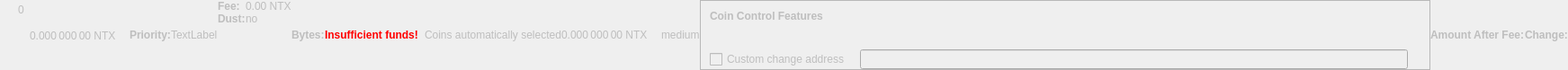
    <widget class="QWidget" name="dummyHideWidget" native="true">
     <property name="enabled">
      <bool>false</bool>
     </property>
     <property name="maximumSize">
      <size>
       <width>100</width>
       <height>22</height>
      </size>
     </property>
     <layout class="QHBoxLayout" name="dummyHideLayout">
      <property name="spacing">
       <number>0</number>
      </property>
      <property name="leftMargin">
       <number>0</number>
      </property>
      <property name="topMargin">
       <number>0</number>
      </property>
      <property name="rightMargin">
       <number>0</number>
      </property>
      <property name="bottomMargin">
       <number>0</number>
      </property>
      <item>
       <layout class="QFormLayout" name="formLayoutCoinControl1">
        <property name="horizontalSpacing">
         <number>10</number>
        </property>
        <property name="verticalSpacing">
         <number>14</number>
        </property>
        <property name="leftMargin">
         <number>10</number>
        </property>
        <property name="topMargin">
         <number>4</number>
        </property>
        <property name="rightMargin">
         <number>6</number>
        </property>
        <item row="0" column="1">
         <widget class="QLabel" name="labelCoinControlBytes">
          <property name="cursor">
           <cursorShape>IBeamCursor</cursorShape>
          </property>
          <property name="contextMenuPolicy">
           <enum>Qt::ActionsContextMenu</enum>
          </property>
          <property name="text">
           <string notr="true">0</string>
          </property>
          <property name="textInteractionFlags">
           <set>Qt::LinksAccessibleByMouse|Qt::TextSelectableByKeyboard|Qt::TextSelectableByMouse</set>
          </property>
         </widget>
        </item>
       </layout>
      </item>
      <item>
       <widget class="QLabel" name="labelCoinControlAfterFee">
        <property name="enabled">
         <bool>false</bool>
        </property>
        <property name="sizePolicy">
         <sizepolicy hsizetype="Fixed" vsizetype="Fixed">
          <horstretch>0</horstretch>
          <verstretch>0</verstretch>
         </sizepolicy>
        </property>
        <property name="minimumSize">
         <size>
          <width>111</width>
          <height>12</height>
         </size>
        </property>
        <property name="maximumSize">
         <size>
          <width>111</width>
          <height>12</height>
         </size>
        </property>
        <property name="cursor">
         <cursorShape>IBeamCursor</cursorShape>
        </property>
        <property name="contextMenuPolicy">
         <enum>Qt::ActionsContextMenu</enum>
        </property>
        <property name="text">
         <string notr="true">0.000 000 00 NTX</string>
        </property>
        <property name="textInteractionFlags">
         <set>Qt::LinksAccessibleByMouse|Qt::TextSelectableByKeyboard|Qt::TextSelectableByMouse</set>
        </property>
       </widget>
      </item>
      <item>
       <widget class="QLabel" name="labelCoinControlPriorityText">
        <property name="enabled">
         <bool>false</bool>
        </property>
        <property name="font">
         <font>
          <weight>75</weight>
          <bold>true</bold>
         </font>
        </property>
        <property name="text">
         <string>Priority:</string>
        </property>
       </widget>
      </item>
      <item>
       <layout class="QHBoxLayout" name="horizontalLayout">
        <item>
         <widget class="QLabel" name="WarningLabel">
          <property name="text">
           <string>TextLabel</string>
          </property>
         </widget>
        </item>
       </layout>
      </item>
      <item>
       <layout class="QFormLayout" name="formLayoutCoinControl3">
        <property name="horizontalSpacing">
         <number>0</number>
        </property>
        <property name="verticalSpacing">
         <number>0</number>
        </property>
        <property name="leftMargin">
         <number>0</number>
        </property>
        <property name="topMargin">
         <number>0</number>
        </property>
        <property name="rightMargin">
         <number>0</number>
        </property>
        <item row="0" column="0">
         <widget class="QLabel" name="labelCoinControlFeeText">
          <property name="enabled">
           <bool>false</bool>
          </property>
          <property name="font">
           <font>
            <weight>75</weight>
            <bold>true</bold>
           </font>
          </property>
          <property name="text">
           <string>Fee:</string>
          </property>
          <property name="margin">
           <number>0</number>
          </property>
         </widget>
        </item>
        <item row="0" column="1">
         <widget class="QLabel" name="labelCoinControlFee">
          <property name="enabled">
           <bool>false</bool>
          </property>
          <property name="cursor">
           <cursorShape>IBeamCursor</cursorShape>
          </property>
          <property name="contextMenuPolicy">
           <enum>Qt::ActionsContextMenu</enum>
          </property>
          <property name="text">
           <string notr="true">0.00 NTX</string>
          </property>
          <property name="textInteractionFlags">
           <set>Qt::LinksAccessibleByMouse|Qt::TextSelectableByKeyboard|Qt::TextSelectableByMouse</set>
          </property>
         </widget>
        </item>
        <item row="1" column="0">
         <widget class="QLabel" name="labelCoinControlLowOutputText">
          <property name="enabled">
           <bool>false</bool>
          </property>
          <property name="font">
           <font>
            <weight>75</weight>
            <bold>true</bold>
           </font>
          </property>
          <property name="text">
           <string>Dust:</string>
          </property>
         </widget>
        </item>
        <item row="1" column="1">
         <widget class="QLabel" name="labelCoinControlLowOutput">
          <property name="enabled">
           <bool>false</bool>
          </property>
          <property name="cursor">
           <cursorShape>IBeamCursor</cursorShape>
          </property>
          <property name="contextMenuPolicy">
           <enum>Qt::ActionsContextMenu</enum>
          </property>
          <property name="text">
           <string>no</string>
          </property>
          <property name="textInteractionFlags">
           <set>Qt::LinksAccessibleByMouse|Qt::TextSelectableByKeyboard|Qt::TextSelectableByMouse</set>
          </property>
         </widget>
        </item>
       </layout>
      </item>
      <item>
       <widget class="QLabel" name="labelCoinControlBytesText">
        <property name="enabled">
         <bool>false</bool>
        </property>
        <property name="font">
         <font>
          <weight>75</weight>
          <bold>true</bold>
         </font>
        </property>
        <property name="text">
         <string>Bytes:</string>
        </property>
       </widget>
      </item>
      <item>
       <layout class="QFormLayout" name="formLayoutCoinControl2">
        <property name="horizontalSpacing">
         <number>0</number>
        </property>
        <property name="verticalSpacing">
         <number>0</number>
        </property>
        <property name="leftMargin">
         <number>0</number>
        </property>
        <property name="topMargin">
         <number>0</number>
        </property>
        <property name="rightMargin">
         <number>0</number>
        </property>
       </layout>
      </item>
      <item>
       <layout class="QHBoxLayout" name="horizontalLayoutCoinControl2">
        <property name="spacing">
         <number>0</number>
        </property>
        <property name="bottomMargin">
         <number>0</number>
        </property>
       </layout>
      </item>
      <item>
       <widget class="QLabel" name="labelCoinControlInsuffFunds">
        <property name="enabled">
         <bool>false</bool>
        </property>
        <property name="minimumSize">
         <size>
          <width>0</width>
          <height>0</height>
         </size>
        </property>
        <property name="font">
         <font>
          <weight>75</weight>
          <bold>true</bold>
         </font>
        </property>
        <property name="styleSheet">
         <string notr="true">color:red;font-weight:bold;</string>
        </property>
        <property name="text">
         <string>Insufficient funds!</string>
        </property>
        <property name="margin">
         <number>5</number>
        </property>
       </widget>
      </item>
      <item>
       <layout class="QFormLayout" name="formLayoutCoinControl4">
        <property name="horizontalSpacing">
         <number>0</number>
        </property>
        <property name="verticalSpacing">
         <number>0</number>
        </property>
        <property name="leftMargin">
         <number>0</number>
        </property>
        <property name="topMargin">
         <number>0</number>
        </property>
        <property name="rightMargin">
         <number>0</number>
        </property>
       </layout>
      </item>
      <item>
       <widget class="QLabel" name="labelCoinControlChangeLabel">
        <property name="enabled">
         <bool>false</bool>
        </property>
        <property name="sizePolicy">
         <sizepolicy hsizetype="Preferred" vsizetype="Expanding">
          <horstretch>0</horstretch>
          <verstretch>0</verstretch>
         </sizepolicy>
        </property>
        <property name="minimumSize">
         <size>
          <width>0</width>
          <height>0</height>
         </size>
        </property>
        <property name="text">
         <string/>
        </property>
        <property name="margin">
         <number>3</number>
        </property>
       </widget>
      </item>
      <item>
       <widget class="QLabel" name="labelCoinControlAutomaticallySelected">
        <property name="enabled">
         <bool>false</bool>
        </property>
        <property name="sizePolicy">
         <sizepolicy hsizetype="Fixed" vsizetype="Fixed">
          <horstretch>0</horstretch>
          <verstretch>0</verstretch>
         </sizepolicy>
        </property>
        <property name="minimumSize">
         <size>
          <width>0</width>
          <height>0</height>
         </size>
        </property>
        <property name="maximumSize">
         <size>
          <width>240</width>
          <height>16777215</height>
         </size>
        </property>
        <property name="text">
         <string>Coins automatically selected</string>
        </property>
        <property name="margin">
         <number>5</number>
        </property>
       </widget>
      </item>
      <item>
       <widget class="QLabel" name="labelCoinControlChange">
        <property name="enabled">
         <bool>false</bool>
        </property>
        <property name="sizePolicy">
         <sizepolicy hsizetype="Fixed" vsizetype="Fixed">
          <horstretch>0</horstretch>
          <verstretch>0</verstretch>
         </sizepolicy>
        </property>
        <property name="minimumSize">
         <size>
          <width>111</width>
          <height>0</height>
         </size>
        </property>
        <property name="maximumSize">
         <size>
          <width>111</width>
          <height>16777215</height>
         </size>
        </property>
        <property name="cursor">
         <cursorShape>IBeamCursor</cursorShape>
        </property>
        <property name="contextMenuPolicy">
         <enum>Qt::ActionsContextMenu</enum>
        </property>
        <property name="text">
         <string notr="true">0.000 000 00 NTX</string>
        </property>
        <property name="textInteractionFlags">
         <set>Qt::LinksAccessibleByMouse|Qt::TextSelectableByKeyboard|Qt::TextSelectableByMouse</set>
        </property>
       </widget>
      </item>
      <item>
       <widget class="QLabel" name="labelCoinControlPriority">
        <property name="enabled">
         <bool>false</bool>
        </property>
        <property name="cursor">
         <cursorShape>IBeamCursor</cursorShape>
        </property>
        <property name="contextMenuPolicy">
         <enum>Qt::ActionsContextMenu</enum>
        </property>
        <property name="text">
         <string>medium</string>
        </property>
        <property name="textInteractionFlags">
         <set>Qt::LinksAccessibleByMouse|Qt::TextSelectableByKeyboard|Qt::TextSelectableByMouse</set>
        </property>
       </widget>
      </item>
      <item>
       <widget class="QFrame" name="frameCoinControl">
        <property name="sizePolicy">
         <sizepolicy hsizetype="Expanding" vsizetype="Expanding">
          <horstretch>0</horstretch>
          <verstretch>0</verstretch>
         </sizepolicy>
        </property>
        <property name="maximumSize">
         <size>
          <width>16777215</width>
          <height>16777215</height>
         </size>
        </property>
        <property name="frameShape">
         <enum>QFrame::StyledPanel</enum>
        </property>
        <property name="frameShadow">
         <enum>QFrame::Sunken</enum>
        </property>
        <layout class="QVBoxLayout" name="verticalLayoutCoinControl2_2">
         <property name="spacing">
          <number>0</number>
         </property>
         <property name="leftMargin">
          <number>0</number>
         </property>
         <property name="topMargin">
          <number>0</number>
         </property>
         <property name="rightMargin">
          <number>0</number>
         </property>
         <property name="bottomMargin">
          <number>0</number>
         </property>
         <item>
          <layout class="QVBoxLayout" name="verticalLayoutCoinControl" stretch="0,0,0,1">
           <property name="spacing">
            <number>0</number>
           </property>
           <property name="leftMargin">
            <number>10</number>
           </property>
           <property name="topMargin">
            <number>10</number>
           </property>
           <item>
            <layout class="QHBoxLayout" name="horizontalLayoutCoinControl1">
             <property name="bottomMargin">
              <number>15</number>
             </property>
             <item>
              <widget class="QLabel" name="labelCoinControlFeatures">
               <property name="enabled">
                <bool>false</bool>
               </property>
               <property name="sizePolicy">
                <sizepolicy hsizetype="Preferred" vsizetype="Maximum">
                 <horstretch>0</horstretch>
                 <verstretch>0</verstretch>
                </sizepolicy>
               </property>
               <property name="font">
                <font>
                 <weight>75</weight>
                 <bold>true</bold>
                </font>
               </property>
               <property name="styleSheet">
                <string notr="true">font-weight:bold;</string>
               </property>
               <property name="text">
                <string>Coin Control Features</string>
               </property>
              </widget>
             </item>
            </layout>
           </item>
           <item>
            <widget class="QWidget" name="widgetCoinControl" native="true">
             <property name="sizePolicy">
              <sizepolicy hsizetype="Preferred" vsizetype="Preferred">
               <horstretch>0</horstretch>
               <verstretch>0</verstretch>
              </sizepolicy>
             </property>
             <property name="minimumSize">
              <size>
               <width>0</width>
               <height>0</height>
              </size>
             </property>
             <property name="styleSheet">
              <string notr="true"/>
             </property>
             <layout class="QHBoxLayout" name="horizontalLayoutCoinControl5_2">
              <property name="leftMargin">
               <number>0</number>
              </property>
              <property name="topMargin">
               <number>0</number>
              </property>
              <property name="rightMargin">
               <number>0</number>
              </property>
              <property name="bottomMargin">
               <number>0</number>
              </property>
              <item>
               <layout class="QHBoxLayout" name="horizontalLayoutCoinControl3">
                <property name="spacing">
                 <number>20</number>
                </property>
                <property name="topMargin">
                 <number>0</number>
                </property>
                <property name="bottomMargin">
                 <number>10</number>
                </property>
               </layout>
              </item>
             </layout>
            </widget>
           </item>
           <item>
            <layout class="QHBoxLayout" name="horizontalLayoutCoinControl4" stretch="0,0,0">
             <property name="spacing">
              <number>12</number>
             </property>
             <property name="sizeConstraint">
              <enum>QLayout::SetDefaultConstraint</enum>
             </property>
             <property name="topMargin">
              <number>5</number>
             </property>
             <property name="rightMargin">
              <number>5</number>
             </property>
             <item>
              <widget class="QCheckBox" name="checkBoxCoinControlChange">
               <property name="enabled">
                <bool>false</bool>
               </property>
               <property name="toolTip">
                <string>If this is activated, but the change address is empty or invalid, change will be sent to a newly generated address.</string>
               </property>
               <property name="text">
                <string>Custom change address</string>
               </property>
              </widget>
             </item>
             <item>
              <widget class="QValidatedLineEdit" name="lineEditCoinControlChange">
               <property name="enabled">
                <bool>false</bool>
               </property>
               <property name="sizePolicy">
                <sizepolicy hsizetype="Expanding" vsizetype="Fixed">
                 <horstretch>0</horstretch>
                 <verstretch>0</verstretch>
                </sizepolicy>
               </property>
              </widget>
             </item>
             <item>
              <widget class="QLabel" name="labelCoinControlChangeLabel_2">
               <property name="sizePolicy">
                <sizepolicy hsizetype="Preferred" vsizetype="Expanding">
                 <horstretch>0</horstretch>
                 <verstretch>0</verstretch>
                </sizepolicy>
               </property>
               <property name="minimumSize">
                <size>
                 <width>0</width>
                 <height>0</height>
                </size>
               </property>
               <property name="text">
                <string/>
               </property>
               <property name="margin">
                <number>3</number>
               </property>
              </widget>
             </item>
            </layout>
           </item>
           <item>
            <spacer name="verticalSpacerCoinControl">
             <property name="orientation">
              <enum>Qt::Vertical</enum>
             </property>
             <property name="sizeHint" stdset="0">
              <size>
               <width>800</width>
               <height>1</height>
              </size>
             </property>
            </spacer>
           </item>
          </layout>
         </item>
        </layout>
       </widget>
      </item>
      <item>
       <widget class="QLabel" name="labelCoinControlAfterFeeText">
        <property name="enabled">
         <bool>false</bool>
        </property>
        <property name="minimumSize">
         <size>
          <width>0</width>
          <height>0</height>
         </size>
        </property>
        <property name="maximumSize">
         <size>
          <width>16777215</width>
          <height>16777215</height>
         </size>
        </property>
        <property name="font">
         <font>
          <weight>75</weight>
          <bold>true</bold>
         </font>
        </property>
        <property name="text">
         <string>Amount After Fee:</string>
        </property>
        <property name="alignment">
         <set>Qt::AlignLeading|Qt::AlignLeft|Qt::AlignVCenter</set>
        </property>
        <property name="margin">
         <number>0</number>
        </property>
       </widget>
      </item>
      <item>
       <widget class="QLabel" name="labelCoinControlChangeText">
        <property name="enabled">
         <bool>false</bool>
        </property>
        <property name="sizePolicy">
         <sizepolicy hsizetype="Preferred" vsizetype="Preferred">
          <horstretch>0</horstretch>
          <verstretch>0</verstretch>
         </sizepolicy>
        </property>
        <property name="minimumSize">
         <size>
          <width>0</width>
          <height>0</height>
         </size>
        </property>
        <property name="maximumSize">
         <size>
          <width>16777215</width>
          <height>16777215</height>
         </size>
        </property>
        <property name="font">
         <font>
          <weight>75</weight>
          <bold>true</bold>
         </font>
        </property>
        <property name="text">
         <string>Change:</string>
        </property>
        <property name="alignment">
         <set>Qt::AlignLeading|Qt::AlignLeft|Qt::AlignVCenter</set>
        </property>
       </widget>
      </item>
     </layout>
    </widget>
